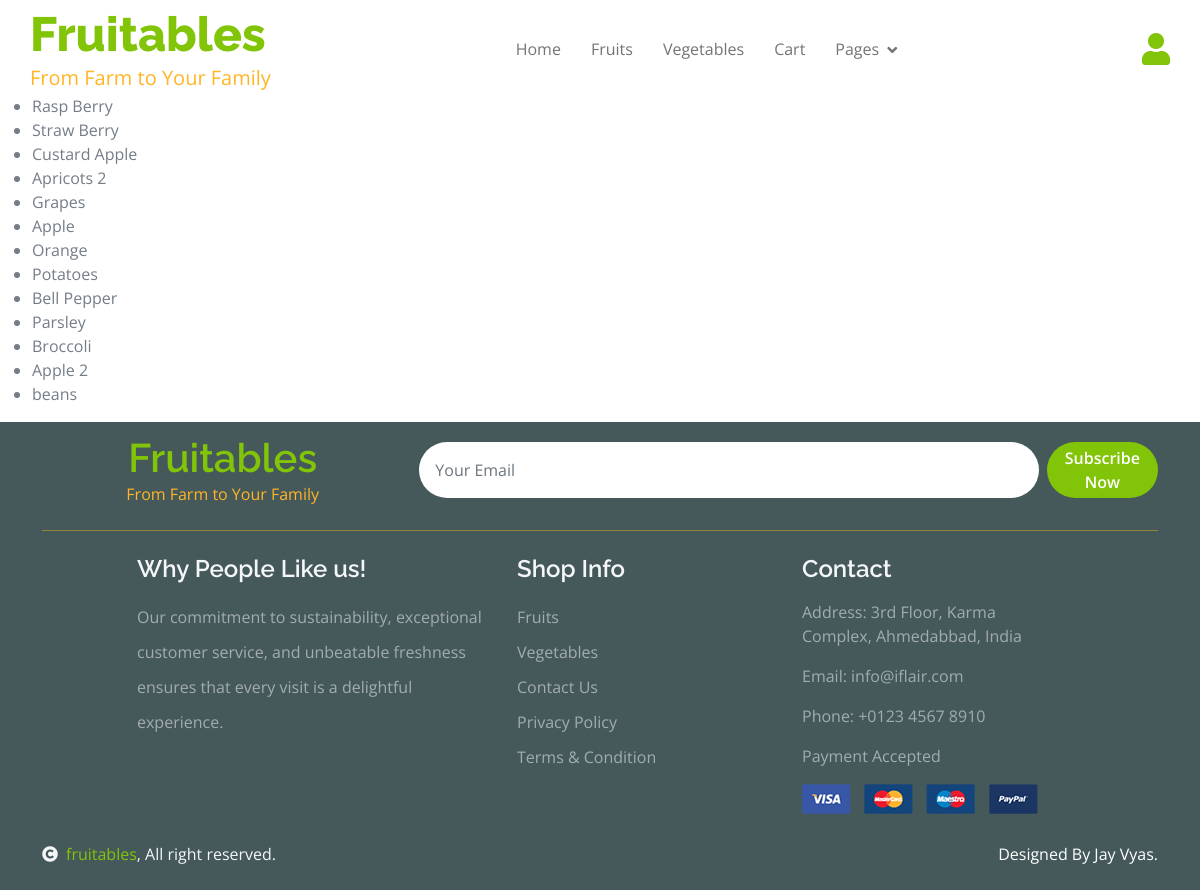
The app's page /search/ with its own data.
### myapp/models.py (models this page shows, shortened)
class Products(models.Model):
    product_id = models.AutoField(primary_key=True)
    name = models.CharField(max_length=255)
    image = models.ImageField(upload_to='products/images/')
    description = models.TextField()
    price = models.DecimalField(max_digits=10, decimal_places=2)
    category1 = models.ForeignKey(Category1, on_delete=models.SET_NULL, null=True, blank=True)
    category2 = models.ForeignKey(Category2, on_delete=models.SET_NULL, null=True, blank=True)
    weight = models.CharField(max_length=50, null=True, blank=True)  # Weight with unit (e.g., "1 kg", "1 piece")
    country = models.CharField(max_length=255, null=True, blank=True)  # Country of origin
    out_of_stock = models.BooleanField(default=False)
    created_at = models.DateTimeField(auto_now_add=True)

### myapp/views.py (the view)
# urls.py: path('search/', views.search_results, name='search_results'),
def search_results(request):
    query = request.GET.get('q', '')
    products = Products.objects.filter(name__icontains=query)
    return render(request, 'search_results.html', {'products': products, 'query': query})

### myapp/forms.py
class SubscribeForm(forms.Form):
    model = Subscriber
    email = forms.EmailField(
        widget=forms.EmailInput(attrs={
            'class': 'form-control border-0 py-3 px-3 rounded-pill',
            'placeholder': 'Your Email'
        }),
        required=True,
    )

### myapp/context_processors.py (called while the page is built)
def global_context(request):
    return {
        'subscribe_form': SubscribeForm()
    }

def cart_item_count(request):
    if request.user.is_authenticated:
        cart_items = CartItem.objects.filter(user=request.user)
        total_count = sum(item.quantity for item in cart_items)
        return {'cart_item_count': total_count}
    return {'cart_item_count': 0}

### templates/search_results.html
{% extends 'base.html' %}
{% block content %}
    <h2>Search Results for "{{ query }}"</h2>
    {% if products %}
        <ul>
            {% for product in products %}
                <li>{{ product.name }}</li>
            {% endfor %}
        </ul>
    {% else %}
        <p>No products found.</p>
    {% endif %}
{% endblock %}

### records on screen
Products: name "Rasp Berry"
Products: name "Straw Berry"
Products: name "Custard Apple"
Products: name "Apricots 2"
Products: name "Grapes"
Products: name "Apple"
Products: name "Orange"
Products: name "Potatoes"
Products: name "Bell Pepper"
Products: name "Parsley"
Products: name "Broccoli"
Products: name "Apple 2"
Products: name "beans"
